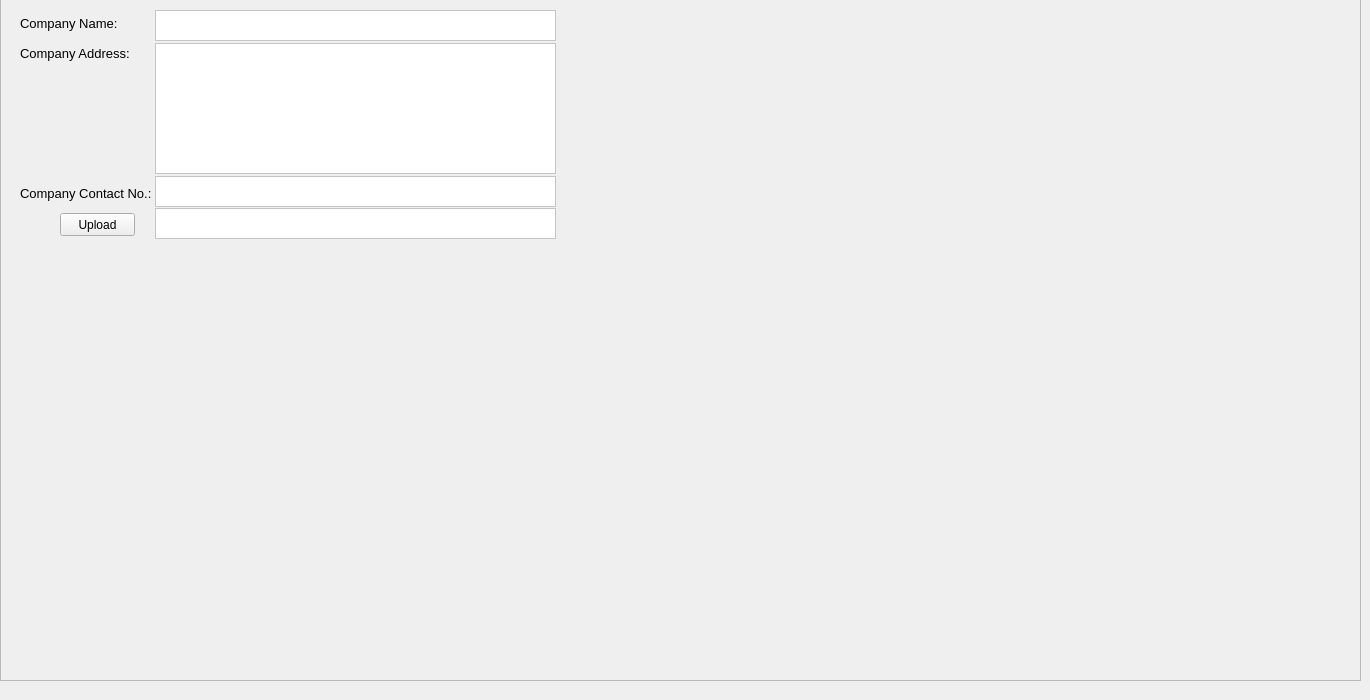
    <widget class="QWidget" name="tabCompany">
     <attribute name="title">
      <string>Company</string>
     </attribute>
     <widget class="QFrame" name="frame_5">
      <property name="geometry">
       <rect>
        <x>0</x>
        <y>-10</y>
        <width>1361</width>
        <height>691</height>
       </rect>
      </property>
      <property name="frameShape">
       <enum>QFrame::StyledPanel</enum>
      </property>
      <property name="frameShadow">
       <enum>QFrame::Raised</enum>
      </property>
      <widget class="QTextEdit" name="textEditCompanyName">
       <property name="geometry">
        <rect>
         <x>155</x>
         <y>20</y>
         <width>401</width>
         <height>31</height>
        </rect>
       </property>
       <property name="font">
        <font>
         <family>Segoe UI</family>
         <pointsize>10</pointsize>
        </font>
       </property>
       <property name="styleSheet">
        <string notr="true">background-color: rgb(255, 255, 255);
color: rgb(0, 0, 0);</string>
       </property>
      </widget>
      <widget class="QTextEdit" name="textEditCompanyAddress">
       <property name="geometry">
        <rect>
         <x>155</x>
         <y>53</y>
         <width>401</width>
         <height>131</height>
        </rect>
       </property>
       <property name="font">
        <font>
         <family>Segoe UI</family>
         <pointsize>10</pointsize>
        </font>
       </property>
       <property name="styleSheet">
        <string notr="true">background-color: rgb(255, 255, 255);
color: rgb(0, 0, 0);</string>
       </property>
      </widget>
      <widget class="QTextEdit" name="textEditCompanyContactNo">
       <property name="geometry">
        <rect>
         <x>155</x>
         <y>186</y>
         <width>401</width>
         <height>31</height>
        </rect>
       </property>
       <property name="font">
        <font>
         <family>Segoe UI</family>
         <pointsize>10</pointsize>
        </font>
       </property>
       <property name="styleSheet">
        <string notr="true">background-color: rgb(255, 255, 255);
color: rgb(0, 0, 0);</string>
       </property>
      </widget>
      <widget class="QTextEdit" name="textEditCompanyLogo">
       <property name="geometry">
        <rect>
         <x>155</x>
         <y>218</y>
         <width>401</width>
         <height>31</height>
        </rect>
       </property>
       <property name="font">
        <font>
         <family>Segoe UI</family>
         <pointsize>10</pointsize>
        </font>
       </property>
       <property name="styleSheet">
        <string notr="true">background-color: rgb(255, 255, 255);
color: rgb(0, 0, 0);</string>
       </property>
       <property name="readOnly">
        <bool>true</bool>
       </property>
      </widget>
      <widget class="QLabel" name="label_3">
       <property name="geometry">
        <rect>
         <x>20</x>
         <y>23</y>
         <width>101</width>
         <height>21</height>
        </rect>
       </property>
       <property name="font">
        <font>
         <family>Segoe UI</family>
         <pointsize>10</pointsize>
        </font>
       </property>
       <property name="text">
        <string>Company Name:</string>
       </property>
      </widget>
      <widget class="QLabel" name="label_4">
       <property name="geometry">
        <rect>
         <x>20</x>
         <y>53</y>
         <width>111</width>
         <height>21</height>
        </rect>
       </property>
       <property name="font">
        <font>
         <family>Segoe UI</family>
         <pointsize>10</pointsize>
        </font>
       </property>
       <property name="text">
        <string>Company Address:</string>
       </property>
      </widget>
      <widget class="QLabel" name="label_5">
       <property name="geometry">
        <rect>
         <x>20</x>
         <y>193</y>
         <width>131</width>
         <height>21</height>
        </rect>
       </property>
       <property name="font">
        <font>
         <family>Segoe UI</family>
         <pointsize>10</pointsize>
        </font>
       </property>
       <property name="text">
        <string>Company Contact No.:</string>
       </property>
      </widget>
      <widget class="QPushButton" name="pushButtonUpload">
       <property name="geometry">
        <rect>
         <x>60</x>
         <y>223</y>
         <width>75</width>
         <height>23</height>
        </rect>
       </property>
       <property name="text">
        <string>Upload</string>
       </property>
      </widget>
     </widget>
    </widget>
